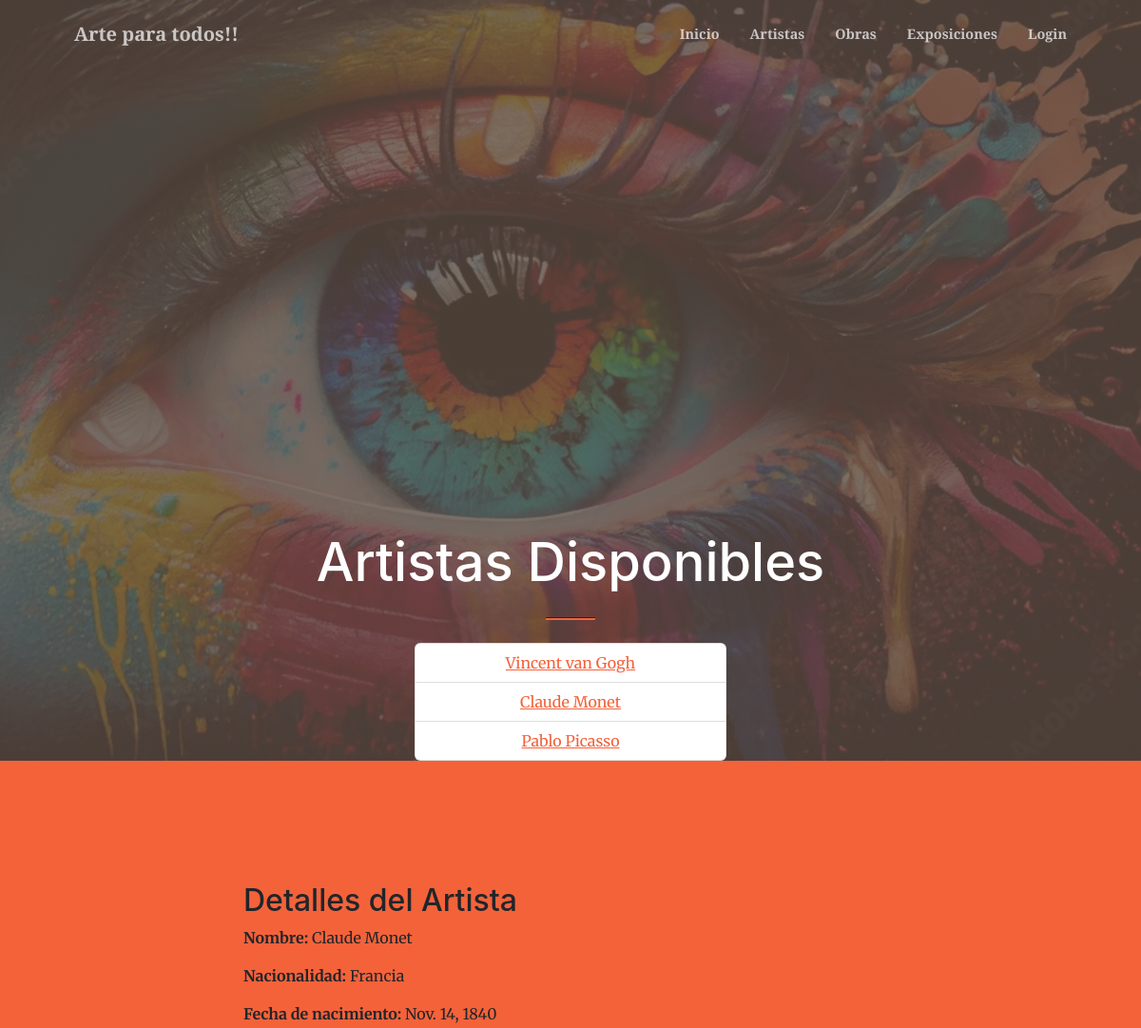
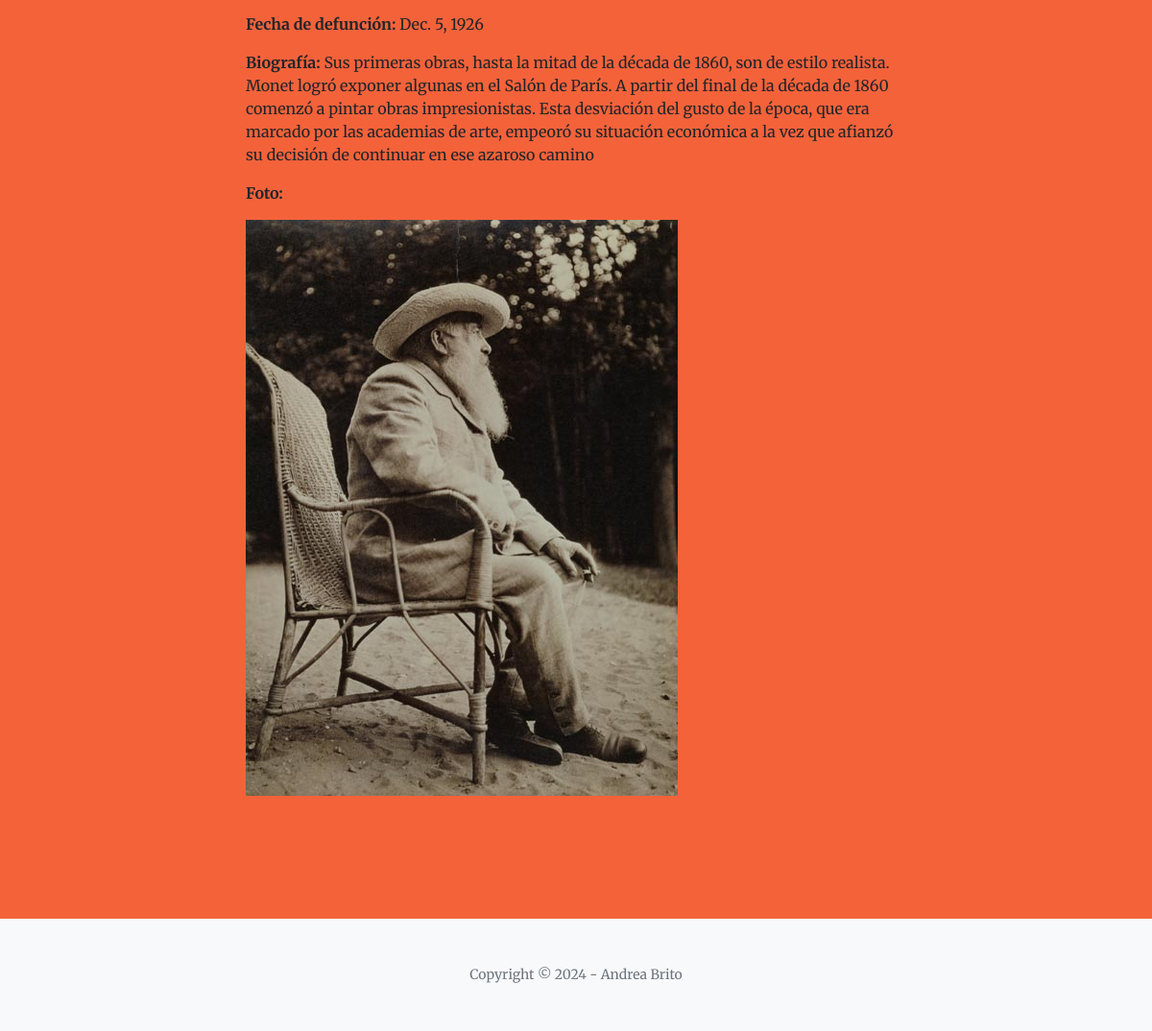
The app's page /App_Artista/Detalle_Artistas/?artista_id=2 with its own data (2 pictures, top to bottom).
### App_Artista/models.py (models this page shows, shortened)
class Artista(models.Model):
    nombre = models.CharField(max_length=100)
    nacionalidad = models.CharField(max_length=100)
    fecha_nacimiento = models.DateField()
    fecha_defuncion = models.DateField(null=True, blank=True)
    foto = models.ImageField(upload_to='artistas', null=True, blank=True)
    biografia = models.TextField()

### App_Artista/views.py (the view)
# urls.py: path('Detalle_Artistas/', views.Detalle_Artista, name='Detalle_Artistas'),
def Detalle_Artista(request):
    artistas = Artista.objects.all()
    artista_detalle = None
    if 'artista_id' in request.GET:
        artista_id = request.GET.get('artista_id')
        artista_detalle = get_object_or_404(Artista, id=artista_id)
    context = {
        'artistas': artistas,
        'artista_detalle': artista_detalle
    }
    return render(request, 'Detalle_artistas.html', context)

### App_Artista/Templates/Detalle_artistas.html (shortened to what this page needs)
{% extends 'padre.html' %}
{% block cont_cambia_1 %}
    <h1 class="mt-4 text-white font-weight-bold text-center">Artistas Disponibles</h1>
    <hr class="divider" />
    <div class="row justify-content-center">
        <div class="col-lg-6">
            <ul class="list-group text-center">
                {% for artista in artistas %}
                    <li class="list-group-item">
                        <a href="?artista_id={{ artista.id }}#detalle">{{ artista.nombre }}</a>
                    </li>
                {% endfor %}
            </ul>
        </div>
    </div>
{% endblock %}
{% block cont_cambia_2 %}
    <div class="row justify-content-center">
        <div class="col-lg-8">
            <div id="detalle">
                {% if artista_detalle %}
                    <h2>Detalles del Artista</h2>
                    <p><strong>Nombre:</strong> {{ artista_detalle.nombre }}</p>
                    <p><strong>Nacionalidad:</strong> {{ artista_detalle.nacionalidad }}</p>
                    <p><strong>Fecha de nacimiento:</strong> {{ artista_detalle.fecha_nacimiento }}</p>
                    <p><strong>Fecha de defunción:</strong> {{ artista_detalle.fecha_defuncion }}</p>
                    <p><strong>Biografía:</strong> {{ artista_detalle.biografia }}</p>
                    {% if artista_detalle.foto %}
                        <p><strong>Foto:</strong></p>
                        <img src="{{ artista_detalle.foto.url }}" alt="{{ artista_detalle.nombre }}" class="img-fluid">
                    {% else %}
                        <p>No hay foto disponible.</p>
                    {% endif %}
                {% else %}
                    <p>Selecciona un artista para ver los detalles.</p>
                {% endif %}
            </div>
        </div>
    </div>
{% endblock %}

### records on screen
Artista: nombre "Vincent van Gogh"
Artista: nombre "Claude Monet", nacionalidad "Francia", fecha_nacimiento "Nov. 14, 1840", fecha_defuncion "Dec. 5, 1926", biografia "Sus primeras obras, hasta la mitad de la década de 1860, son de estilo realista. Monet logró exponer algunas en el Salón de París. A partir del final de la década de 1860 comenzó a pintar obras impresionistas. Esta desviación del gusto de la época, que era marcado por las academias de arte, empeoró su situación económica a la vez que afianzó su decisión de continuar en ese azaroso camino", foto (picture)
Artista: nombre "Pablo Picasso"
